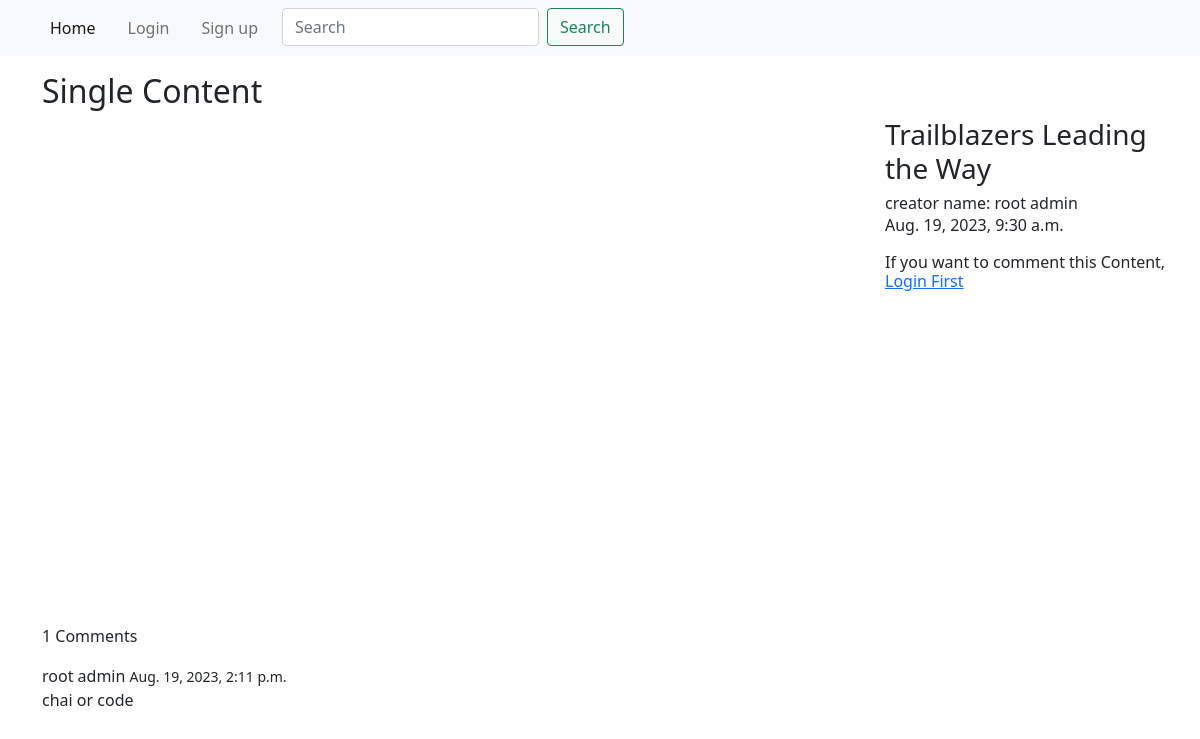
Screenshot of /single_content/k73AIk3mz2g with the database file from the repository.
### User_Content/models.py (models this page shows, shortened)
class UploadContent(models.Model):
    user = models.ForeignKey(
        User, on_delete=models.CASCADE, related_name="user_upload")
    category = models.ForeignKey(
        Category, on_delete=models.CASCADE, related_name="user_category")
    video_urls = models.URLField()
    slug = models.SlugField(blank=True)
    video_title = models.CharField(max_length=100)
    created_at = models.DateTimeField(auto_now_add=True)

class Comment(models.Model):
    user = models.ForeignKey(
        User, on_delete=models.CASCADE, related_name="user_comment")
    content = models.ForeignKey(
        UploadContent, on_delete=models.CASCADE, related_name="user_content")
    comment_text = models.TextField()
    created_at = models.DateTimeField(auto_now_add=True)
    update_at = models.DateTimeField(auto_now=True)
    def __str__(self):
        return self.comment_text

### User_Content/views.py (the view, shortened to what this page needs)
# urls.py: path("single_content/<slug:slug>",
def single_content(request, slug):
    content = UploadContent.objects.get(slug=slug)
    form = CommentForm()
    already_commented = False
    return render(request, "App_Content/singleContent.html", context={"title": content.video_title, "info": content, "form": form, "already_commented": already_commented, "already_commented": already_commented})

### User_Content/forms.py
class CommentForm(forms.ModelForm):
    comment_text = forms.CharField(max_length=256, label="Comment",
                                   widget=forms.Textarea
                                   (attrs={'placeholder': 'Add Comment'}))
    class Meta:
        model = Comment
        fields = ["comment_text"]

### templates/App_Content/singleContent.html (shortened to what this page needs)
{% extends 'base.html' %}
{% load crispy_forms_tags %}
{% block body_block %}
{% load crispy_forms_tags %}
<h2>Single Content</h2>
<div class="row">
    <div class="col-9">
        <iframe width="900px" height="500px" src="https://www.youtube.com/embed/{{info.slug}}"
            title="YouTube video player"></iframe>
        <p> {{info.user_content.count}} Comments</p>
        {% for comment in info.user_content.all %}
        <p> {{comment.user.first_name}} {{comment.user.last_name}} <small>{{comment.created_at}}</small>
            <br> {{comment}}
        </p>
        {% endfor %}
    </div>
    <div class="col-3 m-0 p-0">
        <h3>{{info.video_title}}</h3>
        <h6 class="m-0 p-0">creator name: {{info.user.first_name}} {{info.user.last_name}}</h6>
        <p class=" p-0">{{info.created_at}}</p>
        {% if user.is_authenticated %}
        {% if already_commented %}
        <div class="alert alert-danger alert-dismissible fade show" role="alert">
            You Had <strong>Already Command this Content</strong>
            <button type="button" class="btn-close" data-bs-dismiss="alert" aria-label="Close"></button>
        </div>
        {% endif %}
        <form action="#" method="POST">
            {{form | crispy}}
            <input type="submit" value="Comment" class="btn btn-primary">
            {% csrf_token %}
        </form>
        {% else %}
        <h6>If you want to comment this Content, <a href="{% url "login" %}">Login First</a> </h6>
        {% endif %}
    </div>
</div>
{% endblock body_block %}

### rows the page displays
UploadContent: user_content.count "1", video_title "Trailblazers Leading the Way", user.first_name "root", user.last_name "admin", created_at "Aug. 19, 2023, 9:30 a.m."
Comment: user.first_name "root", user.last_name "admin", created_at "Aug. 19, 2023, 2:11 p.m.", comment_text "chai or code"
